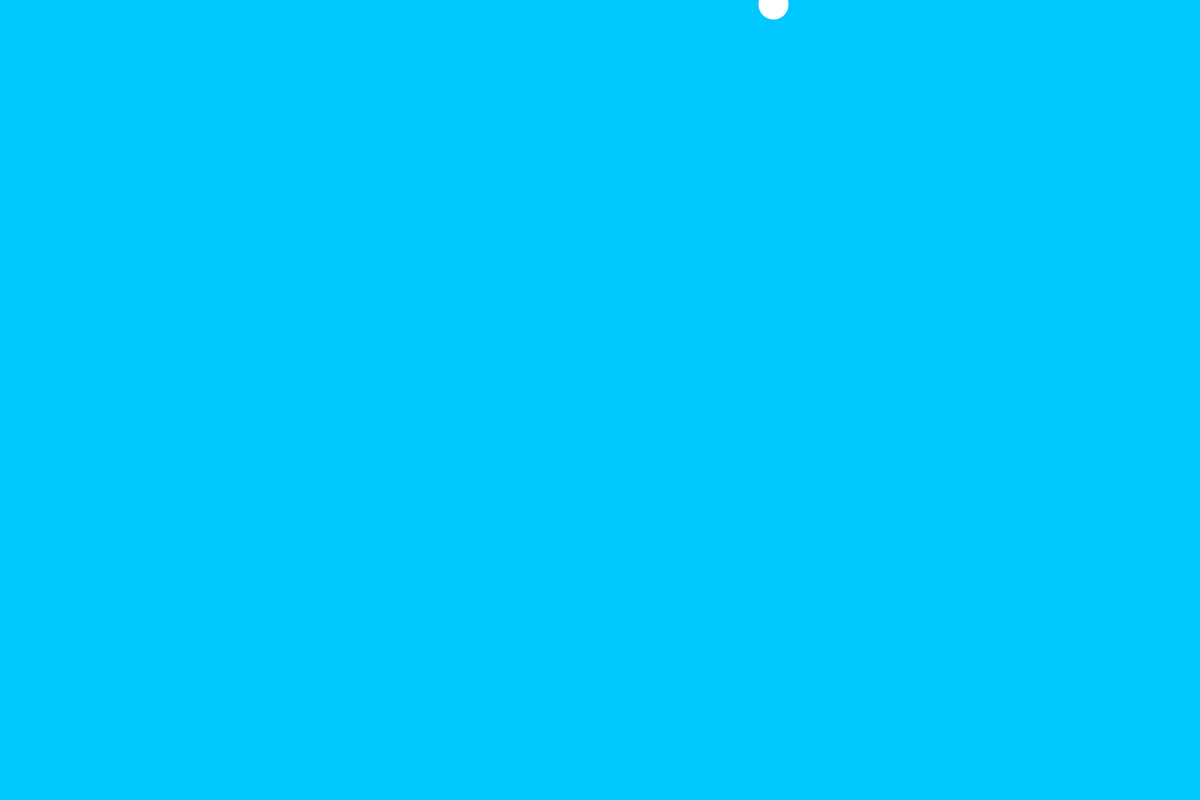
Frame 1 (no input)
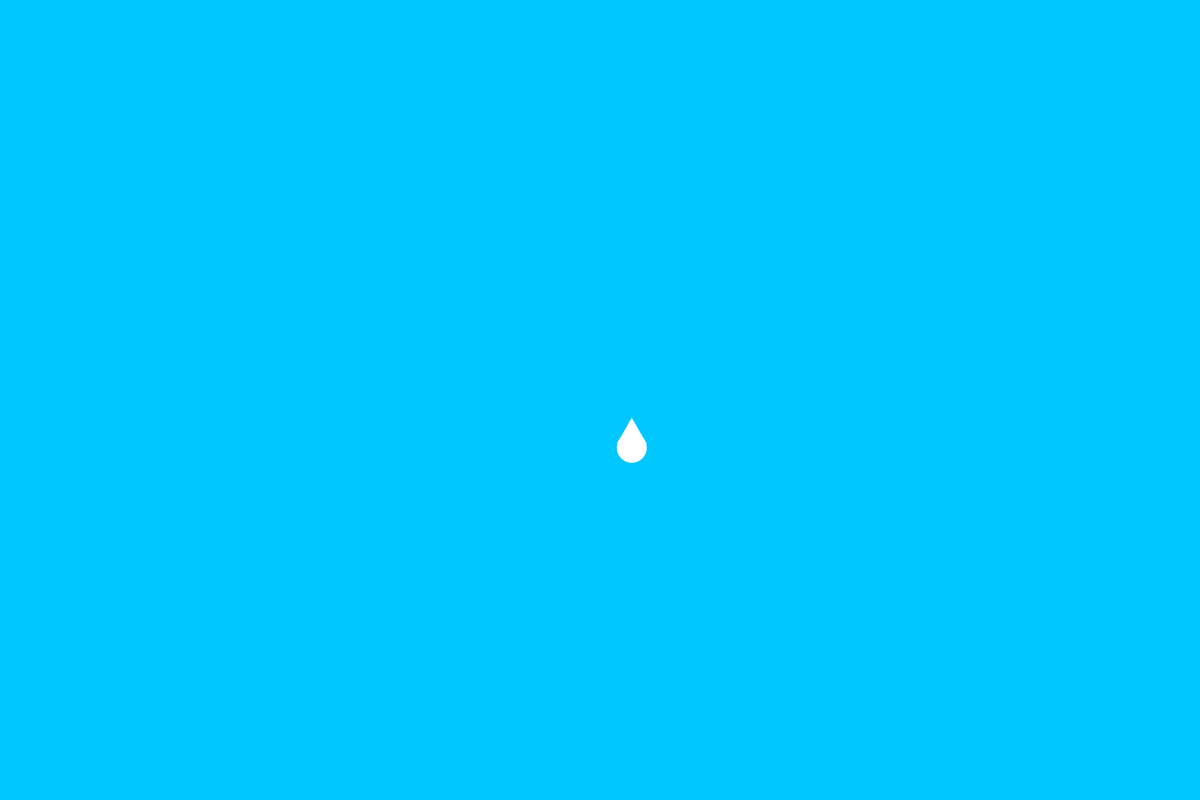
Frame 60 (the mouse pressed at the canvas centre just before this capture)
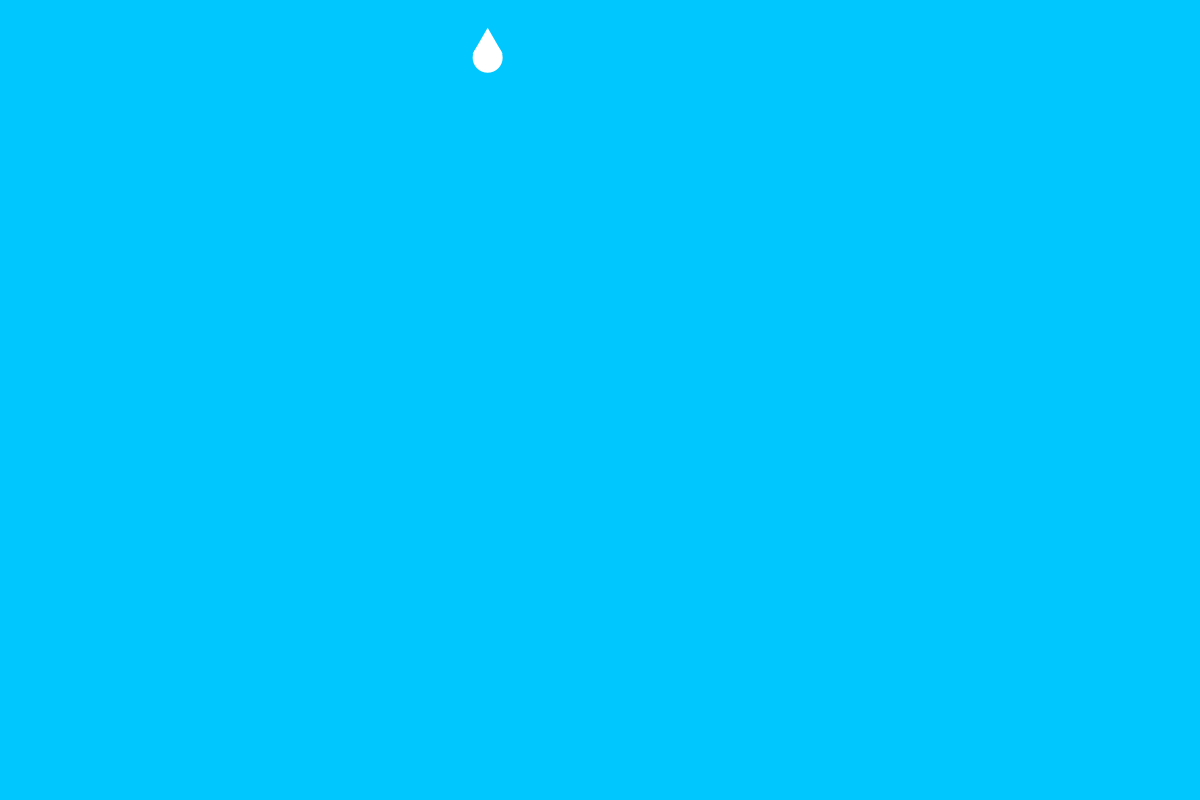
Frame 120 (the mouse held since frame 60 and released just before this capture)

The Processing sketch that drew these frames (run headless with seeded random() and noise(); from frame 60 on, the mouse is pressed at the canvas centre):

// Processing sketch: raindropGameCode
// ── raindropGameCode.pde
PVector mouse;   //declare a P
Raindrop r;      //declare a new Raindrop called r
int count = 100;
Raindrop[] drops = new Raindrop[count];
// On your own, create an array of Raindrop objects instead of just one
// Use the array instead of the single object
// You can start out by just using the single Raindrop as you test


void setup() {
  size(1200, 800);
  mouse = new PVector();                //initialize mouse PVector. value is irrelevant since it will be set at the start of void draw(){}
  r = new Raindrop(random(width), 0);   //Initialize r. The parameters used are the initial x and y positions
}

void draw() {
  mouse.set(mouseX, mouseY);             //set value of mouse as mouseX,mouseY
  background(0, 200, 255);
  r.fall();         //make the raindrop fall. It should accelerate as if pulled towards the ground by earth's gravity
  r.display();      //display the raindrop
  if (r.isInContactWith(mouse)) {      //check to see if the raindrop is in contact with the point represented by the PVector called mouse
    r.reset();                         //if it is, reset the raindrop
  }
  if (r.loc.y > height + r.diam/2) {     //check to see if the raindrop goes below the bottom of the screen
    r.reset();                           //if it does, reset the raindrop
  }
}
// ── Bucket.pde
class Bucket {
//declare variables
  int wid;
  int hei;
  //bucket constructor
  Bucket() {
    wid= 180;
    hei= 45;
  }
  
  //displays the bucket filled with appropriate amount of rain
  void display(int rain) {
    fill(139, 69, 19);
    rect(mouse.x-wid/2, height-50, wid, hei);
    fill(206,235,245);
    rect(mouse.x-wid/2, height-rain-3, wid, 100);
    fill(0);
    rect(0,height-3,width,3);
    
  }
}
// ── Raindrop.pde
class Raindrop {
  float gravity =0.1;
  int diam;
  PVector loc, vel;

  Raindrop(float tx, float ty) {
    loc = new PVector();
    loc.set(tx, ty);
    diam = 30;
    vel = new PVector();
    vel.set(random(-5, 5), random(-5, 5));
  }

  void fall() {
    loc.add(vel);
    vel.y += gravity;
  }
  void display() {
    fill(255);
    noStroke();
    ellipse(loc.x, loc.y, diam, diam);
    triangle(loc.x-diam/2, loc.y-4, loc.x+diam/2, loc.y-4, loc.x, loc.y-diam);
  }
  boolean isInContactWith(PVector direction) {
    return true;
  }
  void reset() {
    if (loc.y>=height) {
      loc.y=0;
      vel.y = random(0, 2);
    }
    if (loc.x<=0||loc.x>=width) {
      loc.set(random(0, width),0);
      
      vel.y = random(0, 2);
    }
  }
}
